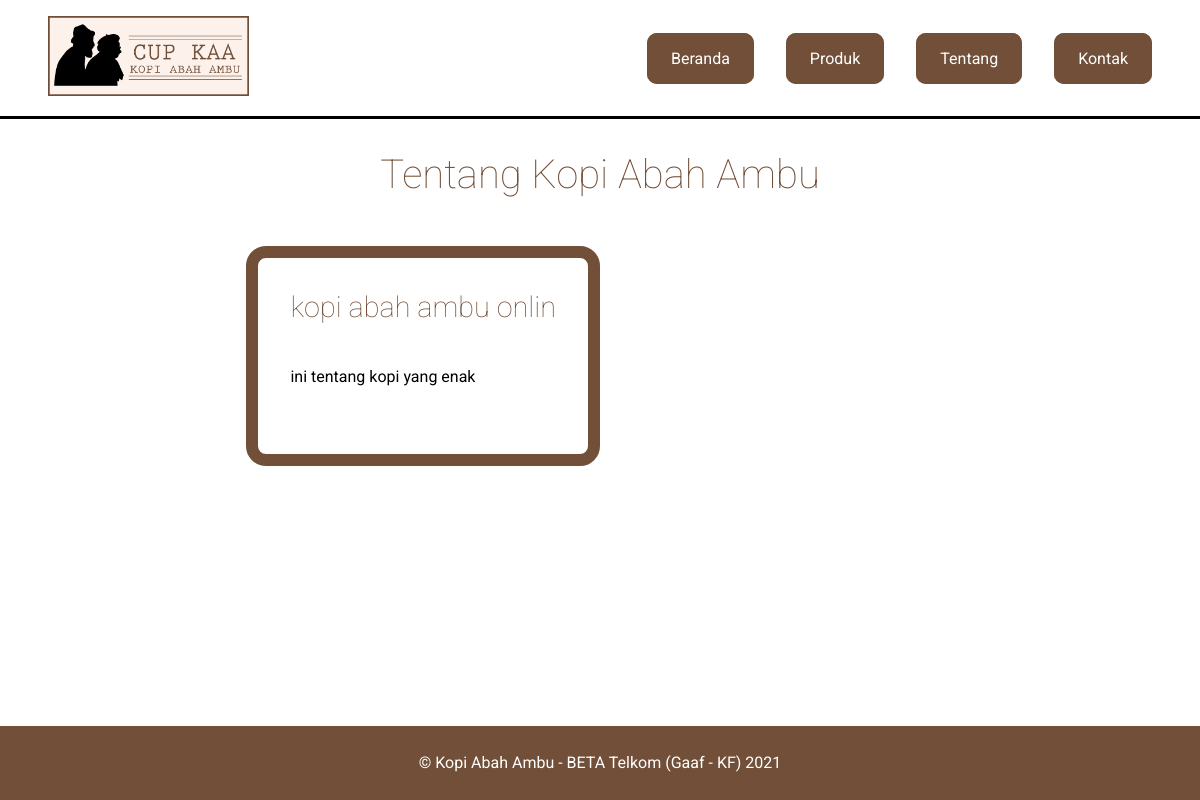
Before: /tentang.php with the older database file.
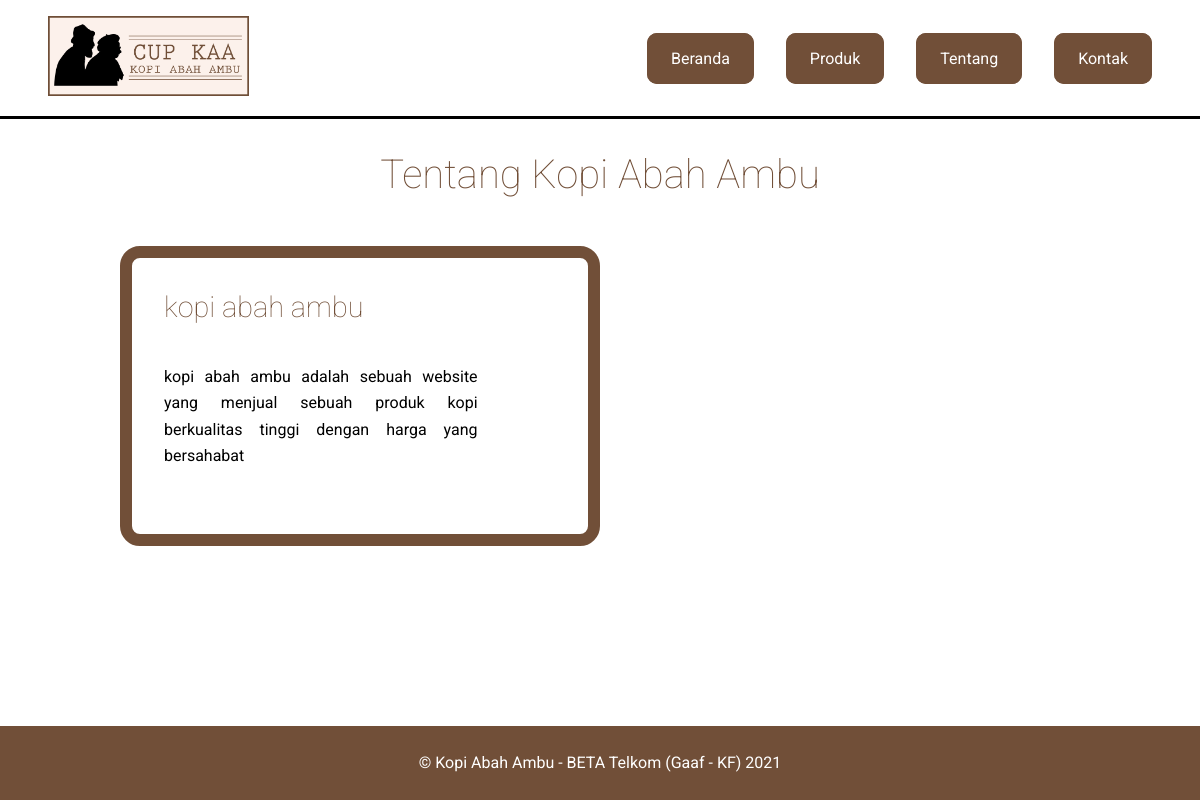
After: the same page with the newer database file.
### tables this page shows
CREATE TABLE `tentang` (
  `idtentang` int(11) NOT NULL,
  `judul` varchar(40) NOT NULL,
  `deskripsi` text NOT NULL,
  `gambar` text NOT NULL
);

### tentang.php (the view, shortened to what this page needs)
<?php
require_once "view/header.php";
include 'script/koneksi.php';
?>
<div class="tentang flex">
  <?php
  $query = "SELECT idtentang,judul,deskripsi,gambar FROM tentang";
  $result = mysqli_query($conn, $query);
  while ($row = mysqli_fetch_assoc($result)) {
  ?>
    <h1 class="title"> Tentang Kopi Abah Ambu </h1>
    <div class="grid">
      <div class="desc">
        <h2><?php echo $row['judul']; ?> </h2>
        <p><?php echo $row['deskripsi']; ?></p>
      </div>
      <div class="img">
      </div>
    </div>
  <?php
  } ?>
</div>
<?php
require_once "view/footer.php";
?>

Changed rows visible on the page:
changed tentang: judul "kopi abah ambu onlin" → "kopi abah ambu"; deskripsi "ini tentang kopi yang enak" → "kopi abah ambu adalah sebuah website yang menjual sebuah produk kopi berkualitas tinggi dengan harga yang bersahabat"
